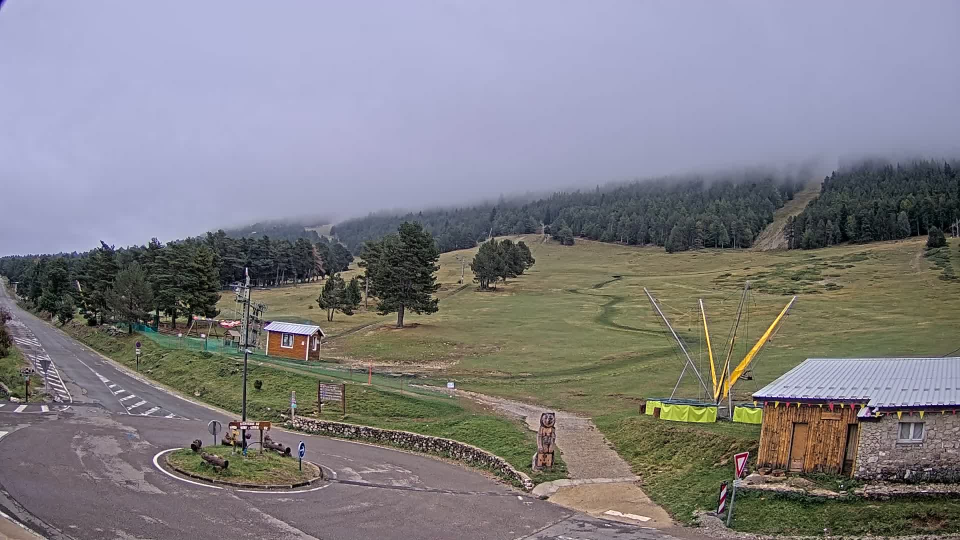
#> input picture data/jour_reference.jpg, 1920 x 1080 px (shown at 1/2 size)
$ python -i contrail.py   (imports and definitions only)
#> lines starting #> are read from the running program, lines starting #| are printed output that depends on the picture
#> further down, picture is the input picture: shape (1080, 1920, 3); mean B, G, R 133.7, 127.9, 129.4
"""Condensation trails, signed by the flight that left them.

A contrail does not cross the sky: it stays in it. The sky rule asks a patch to
move before it will call it an aircraft, so the trail is thrown out with the
stars and the mast beacon, and the one thing a reader can plainly see up there
is the one thing never named. On a single evening the watcher filed a hundred
refusals reading "ça n'a pas traversé le ciel" while a trail hung over the
ridge in every frame.

Taking it the other way round works. OpenSky says where each aircraft has just
been; that path, projected into the frame, is a line drawn from a source rather
than from the picture. The photograph is then asked one question: is it
brighter along that line than it is beside it. A trail named this way can be
checked afterwards, which a trail recognised by its shape alone could not be --
thin cirrus is straight, faint and still as well, and on a wispy night the
history would fill with clouds wearing flight numbers.

Nothing here looks for a shape. If OpenSky is silent, so is this.
"""

from __future__ import annotations

import math
from dataclasses import dataclass

import cv2
import numpy as np

from watcher.frustum import Pose, project
from watcher.geometry import point_in_polygon

# How far back the trail is followed. Past a quarter of an hour a contrail has
# usually drifted off the path that made it, and the line stops standing for
# anything; under a few minutes there is rarely enough of it inside the frame
# to weigh against the sky on either side.
LOOK_BACK_S = 900.0
# The stride along the path, in seconds of flight. At cruise that is about four
# kilometres, short enough that a turn is followed and long enough that a
# quarter of an hour costs a dozen points rather than a thousand.
STRIDE_S = 30.0
# How far to either side of the line the sky is read, as a fraction of the
# width. A fresh trail is a few hundred metres across, which at the twenty to
# thirty kilometres where one is visible here fills about a hundredth of the
# frame; three hundredths clears even a trail that has spread for an hour, and
# still lands well inside the strip of sky above the ridge.
SIDE = 0.03
# The stride across the picture, in fractions of the width. Samples closer than
# the blur that smooths them are not separate measurements, and counting them
# as such would make any line look significant.
STEP = 0.004
# How much of the width the trail must run before it is worth measuring. Under
# this it is a smudge, and a smudge lands on some flight path every night.
MIN_RUN = 0.15
# How far above the sky's own best effort a trail must score. Three hundred
# lines thrown at random across the cirrus-covered evening of 26 September
# reached 1.69 levels at the very most and 0.97 at the ninety-ninth, so half a
# level of clearance puts a named trail outside what that sky could invent.
MARGIN = 0.5
# How far the line must stand above the sky beside it, in levels of grey. Set
# from the simulation in scripts/simulate_contrail.py, where a trail of the
# faintest contrast the eye can find in these frames lifts about four levels
# and the empty sky lifts a quarter of one.
MIN_LIFT = 2.0
# And how sure that lift has to be. The samples carry the grain of a night
# webcam, so the lift is required to be several times its own standard error:
# a long faint trail and a short bright one both pass, pure noise does not.
MIN_SIGMA = 5.0


@dataclass
class Trail:
    """One flight's path through the frame, and what the picture says about it."""

    icao24: str
    callsign: str
    altitude_m: float | None
    line: list[tuple[float, float]]
    lift: float
    sigma: float
    run: float
    samples: int
    bar: float = 0.0

    # [76 lines left out: functions as_detail, flown, draw, steady, not called in this run]


def relief(frame: np.ndarray) -> np.ndarray:
    """The picture with the smooth glow of the sky taken out.

    The sky is far from flat: it is bright around the moon and dark away from
    it, over hundreds of pixels. Subtracting a wide blur of itself leaves only
    what is narrow, which is what a trail is and what a moonlit gradient is not.
    """
    grey = cv2.cvtColor(frame, cv2.COLOR_BGR2GRAY).astype(np.float32)
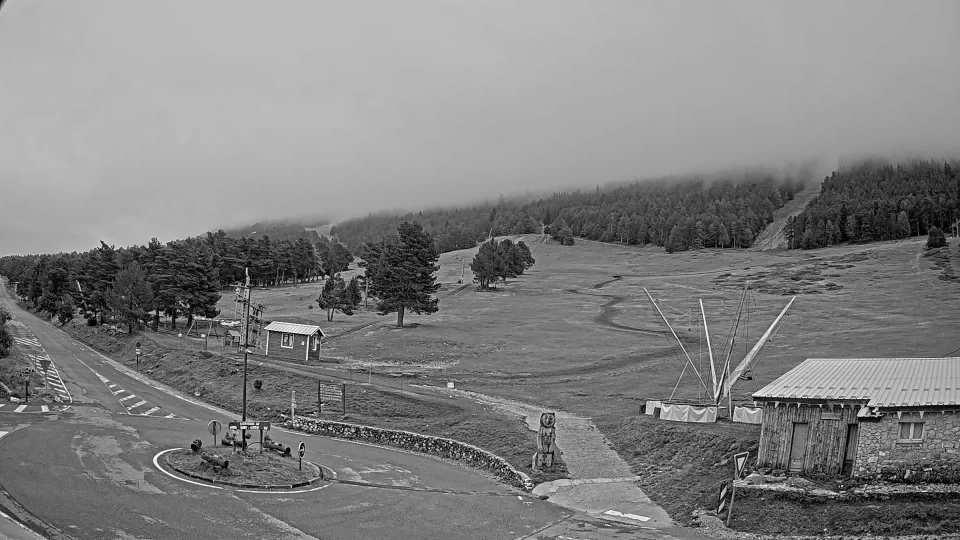
#> grey: shape (1080, 1920) float32 (shown at 1/2 size); min 0, max 255, mean 129
    width = frame.shape[1]
#> width = 1920
    wide = cv2.GaussianBlur(grey, (0, 0), max(8.0, 0.06 * width))
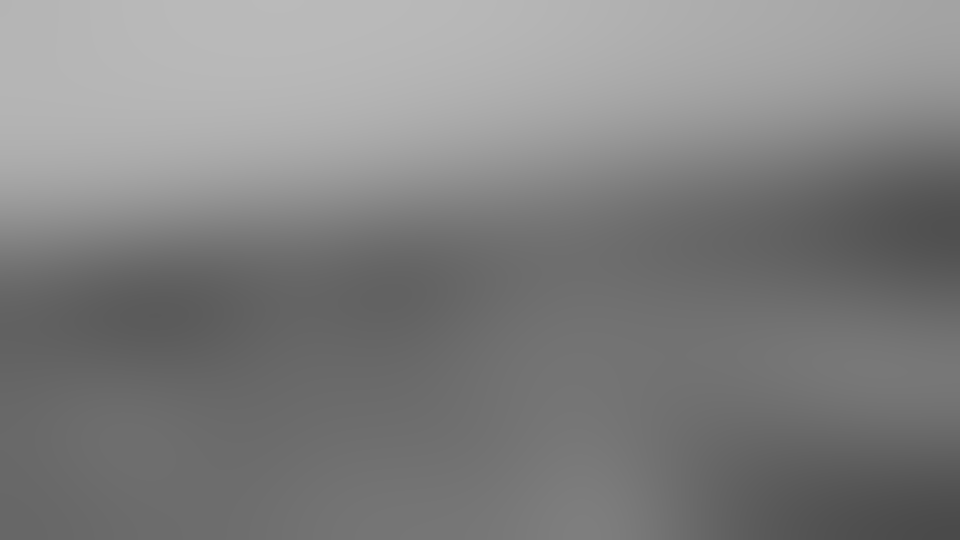
#> wide: shape (1080, 1920) float32 (shown at 1/2 size); min 74.15, max 186, mean 129
    return cv2.GaussianBlur(grey - wide, (0, 0), max(1.0, 0.0016 * width))
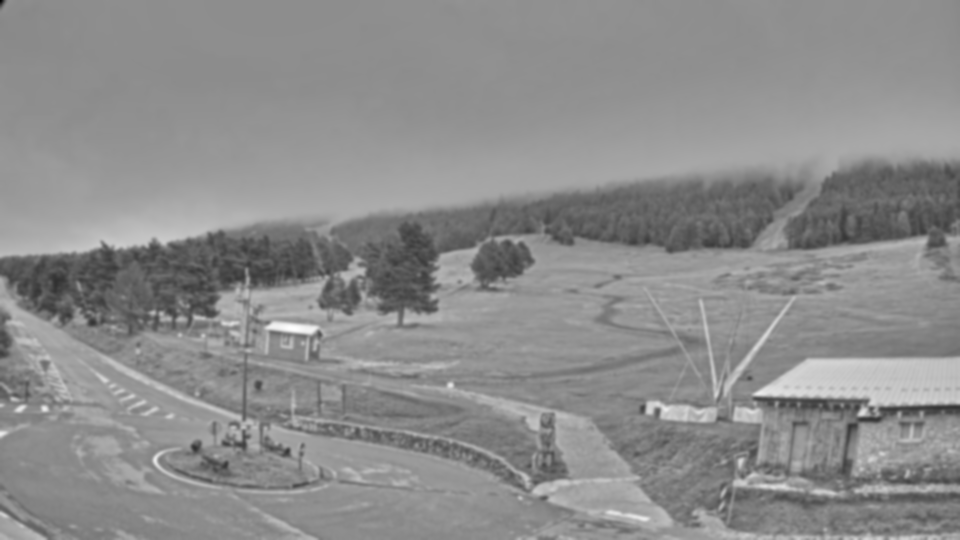
#> returned value: shape (1080, 1920) float32 (shown at 1/2 size); min -139.3, max 113.4, mean 0; drawn with min black and max white


# [175 lines left out: functions sky_test, sky_mask, measure, ceiling, find, _overlap, not called in this run]


def _height(state: dict) -> float | None:
    value = state.get("altitude_m")
    return float(value) if isinstance(value, (int, float)) else None

>>> import cv2
>>> picture = cv2.imread('../data/jour_reference.jpg')
>>> result = relief(picture)

$ run again, on data/reference.jpg
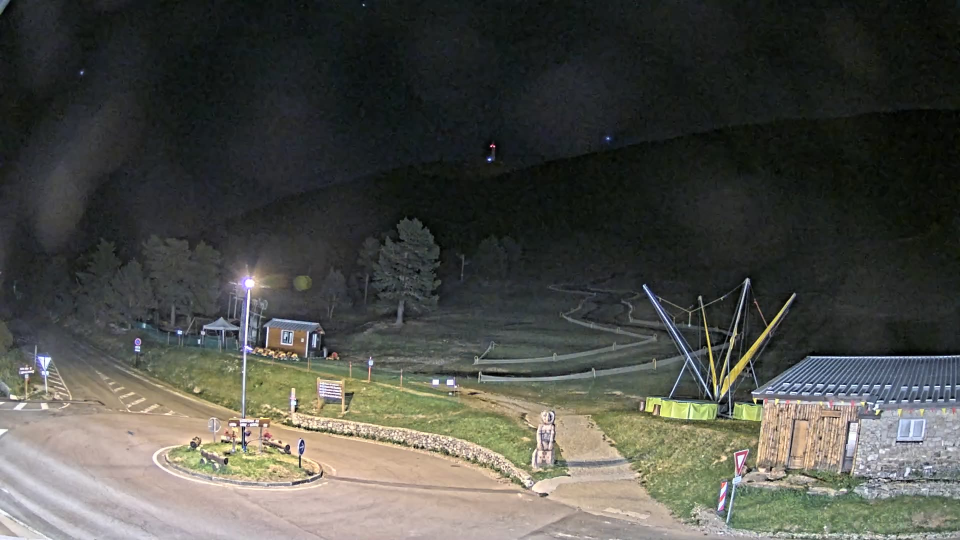
#> input picture data/reference.jpg, 1920 x 1080 px (shown at 1/2 size)
#> picture is the input picture: shape (1080, 1920, 3); mean B, G, R 71.7, 77.4, 76.8
#> in relief, `wide = cv2.GaussianBlur(grey, (0, 0), max(8.0, 0.06 * width))`:
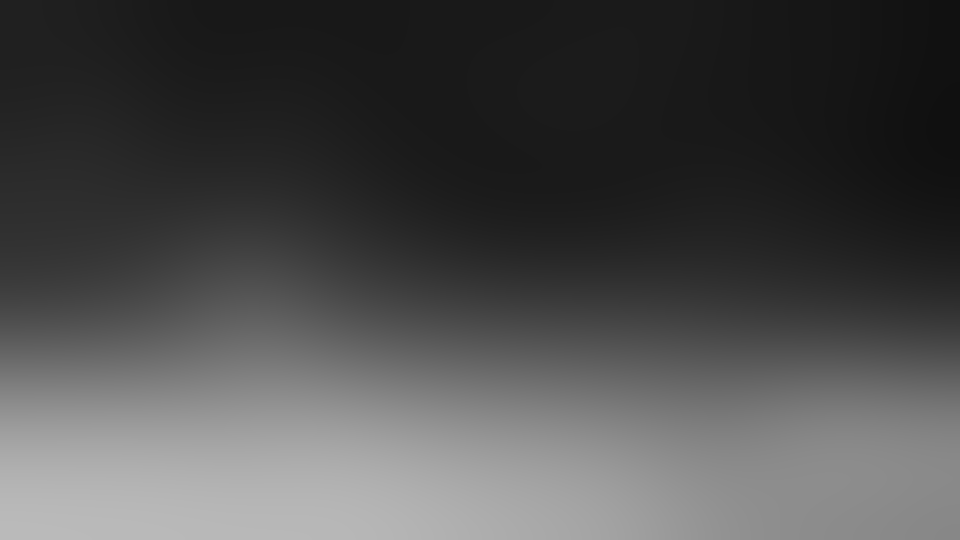
#> wide: shape (1080, 1920) float32 (shown at 1/2 size); min 16.4, max 186.7, mean 76.6
#> in relief, `return cv2.GaussianBlur(grey - wide, (0, 0), max(1.0, 0.0016 * width))`:
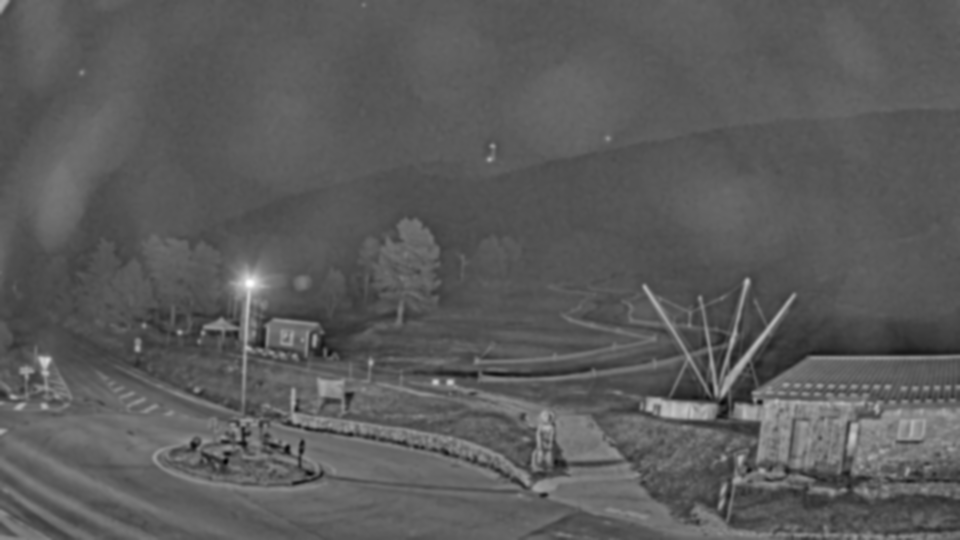
#> returned value: shape (1080, 1920) float32 (shown at 1/2 size); min -97.01, max 173.3, mean 0; drawn with min black and max white

$ run again, on data/short_direct_apercu_antenne.jpg
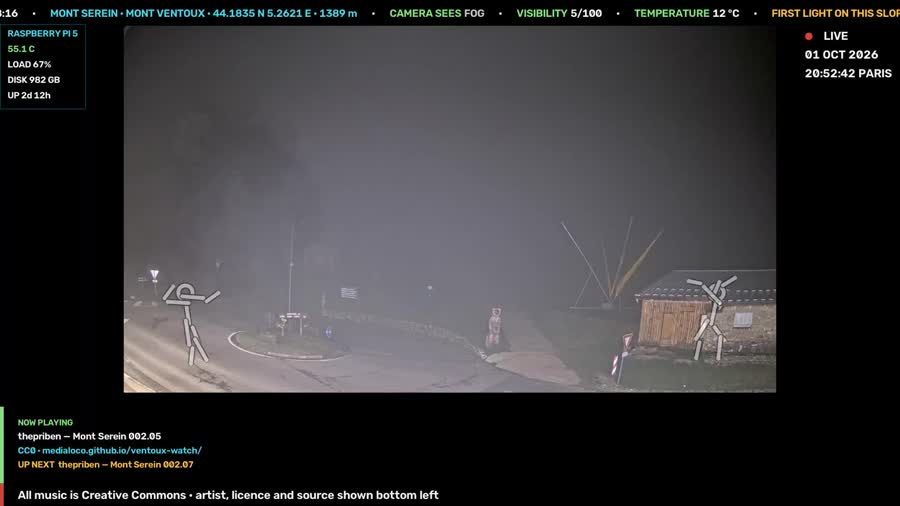
#> input picture data/short_direct_apercu_antenne.jpg, 900 x 506 px
#> picture is the input picture: shape (506, 900, 3); mean B, G, R 55.2, 53.2, 54.3
#> in relief, `wide = cv2.GaussianBlur(grey, (0, 0), max(8.0, 0.06 * width))`:
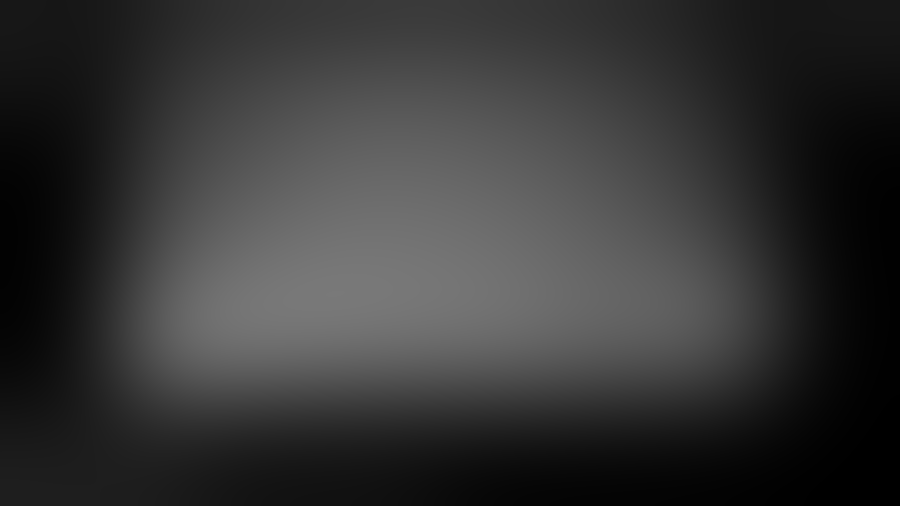
#> wide: shape (506, 900) float32; min 0.0699, max 121, mean 53.8
#> in relief, `return cv2.GaussianBlur(grey - wide, (0, 0), max(1.0, 0.0016 * width))`:
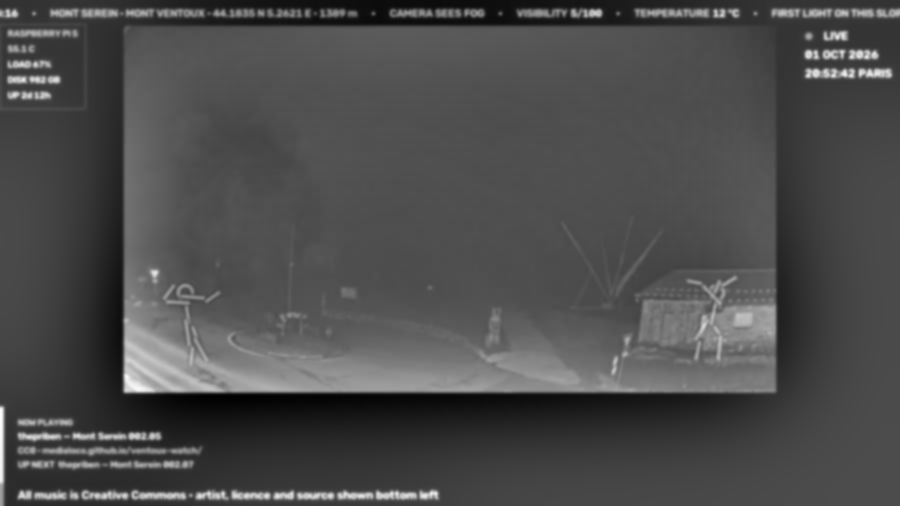
#> returned value: shape (506, 900) float32; min -69.59, max 162, mean 0; drawn with min black and max white

$ run again, on data/view.jpg
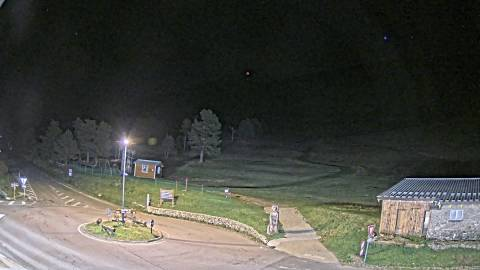
#> input picture data/view.jpg, 480 x 270 px
#> picture is the input picture: shape (270, 480, 3); mean B, G, R 68, 74.5, 73.6
#> in relief, `wide = cv2.GaussianBlur(grey, (0, 0), max(8.0, 0.06 * width))`:
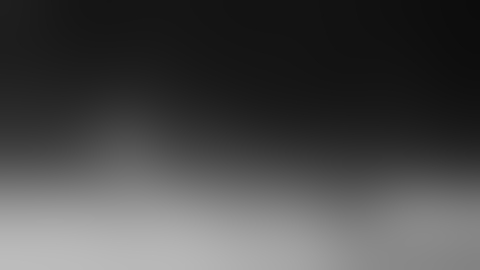
#> wide: shape (270, 480) float32; min 12.84, max 188.9, mean 73.5
#> in relief, `return cv2.GaussianBlur(grey - wide, (0, 0), max(1.0, 0.0016 * width))`:
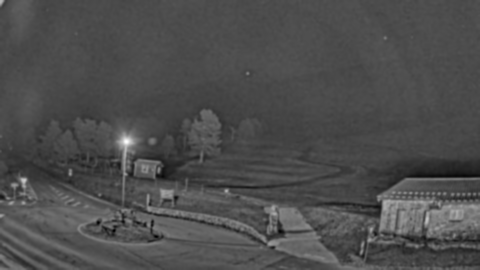
#> returned value: shape (270, 480) float32; min -70.91, max 162.1, mean 0; drawn with min black and max white
